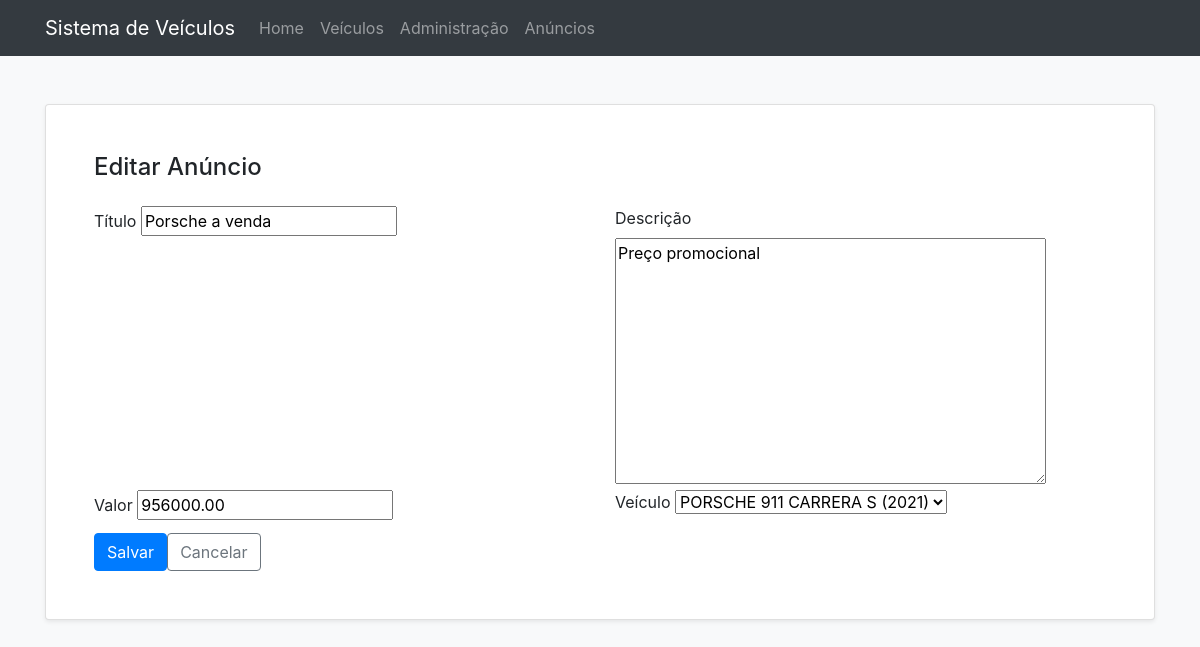
Before: /anuncio/editar/1/ (signed in) with the older database file.
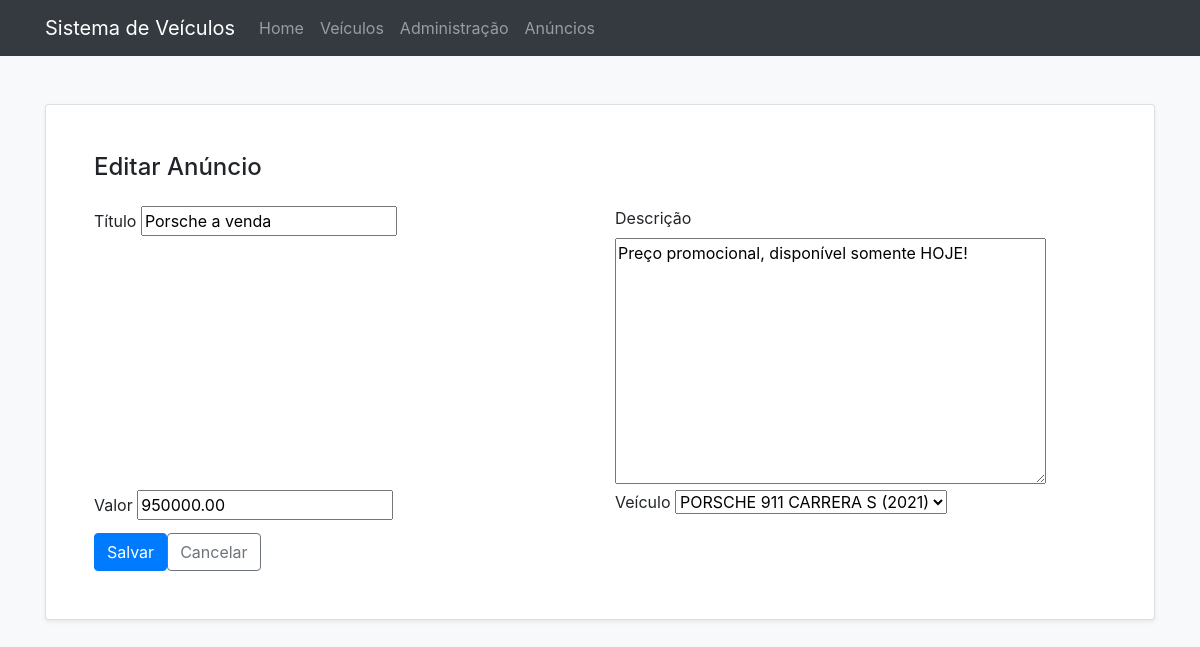
After: the same page with the newer database file.
### anuncio/models.py (models this page shows)
class Anuncio(models.Model):
    titulo = models.CharField(max_length=100)
    descricao = models.TextField()
    valor = models.DecimalField(max_digits=10, decimal_places=2)
    data_criacao = models.DateTimeField(default=timezone.now)
    veiculo = models.ForeignKey(Veiculo, on_delete=models.CASCADE)
    usuario = models.ForeignKey(User, on_delete=models.CASCADE)

### anuncio/views.py (the view)
# urls.py: path('editar/<int:pk>/', EditarAnuncios.as_view(), name='editar-anuncio')
class EditarAnuncios(LoginRequiredMixin, UpdateView):
    model = Anuncio
    form_class = FormularioAnuncio
    template_name = 'editaranuncio.html'
    success_url = reverse_lazy('listar-anuncios')

### anuncio/forms.py
class FormularioAnuncio(ModelForm):
    class Meta:
        model = Anuncio
        fields = ['titulo', 'descricao', 'valor', 'veiculo']

### veiculo/models.py (called while the page is built)
    def __str__(self):
        return f'{self.get_marca_display()} {self.modelo} ({self.ano})'

### templates/editaranuncio.html (shortened to what this page needs)
{% extends "base.html" %}
{% block conteudo %}
<div class="card shadow-sm">
    <div class="card-body p-4 p-lg-5">
        <h1 class="h4 mb-4">Editar Anúncio</h1>
        <form action="{% url 'editar-anuncio' anuncio.pk %}" method="post" enctype="multipart/form-data" class="row g-3">
            <div class="col-12 col-md-6">
                <label for="id_marca" class="form-label">Título</label>
                {{ form.titulo }}
            </div>
            <div class="col-12 col-md-6">
                <label for="id_modelo" class="form-label">Descrição</label>
                {{ form.descricao }}
            </div>
            <div class="col-12 col-md-6">
                <label for="id_ano" class="form-label">Valor</label>
                {{ form.valor }}
            </div>
            <div class="col-12 col-md-6">
                <label for="id_cor" class="form-label">Veículo</label>
                {{ form.veiculo }}
            </div>
            <div class="col-12 d-flex gap-2 mt-2">
                <button type="submit" class="btn btn-primary">Salvar</button>
                <a href="{% url 'listar-anuncios' %}" class="btn btn-outline-secondary">Cancelar</a>
            </div>
        </form>
    </div>
</div>
{% endblock %}

Changed rows visible on the page:
changed Anuncio "Porsche a venda": descricao "Preço promocional" → "Preço promocional, disponível somente HOJE!"; valor "956000.00" → "950000.00"
